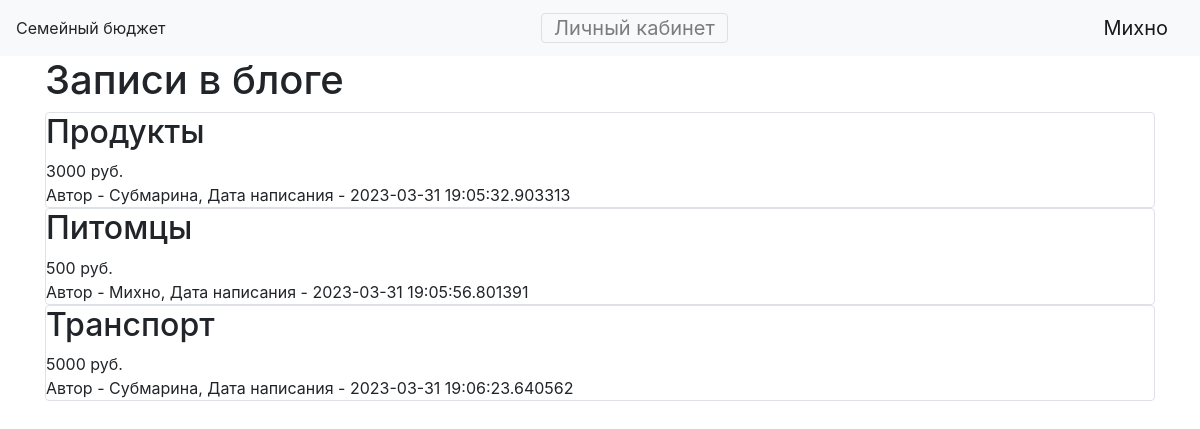
Screenshot of / (signed in) with the database file from the repository.
### data/users.py (models this page shows, shortened)
class User(SqlAlchemyBase, UserMixin):
    __tablename__ = 'users'
    id = sqlalchemy.Column(sqlalchemy.Integer,
                           primary_key=True, autoincrement=True)
    name = sqlalchemy.Column(sqlalchemy.String, nullable=True)
    email = sqlalchemy.Column(sqlalchemy.String,
                              index=True, unique=True, nullable=True)
    hashed_password = sqlalchemy.Column(sqlalchemy.String, nullable=True)
    created_date = sqlalchemy.Column(sqlalchemy.DateTime,
                                     default=datetime.datetime.now)
    expenses = orm.relationship("Expenses", back_populates='user')

### data/expenses.py (models this page shows, shortened)
class Expenses(SqlAlchemyBase):
    __tablename__ = 'expenses'
    id = sqlalchemy.Column(sqlalchemy.Integer,
                           primary_key=True, autoincrement=True)
    title = sqlalchemy.Column(sqlalchemy.String, nullable=True)
    money = sqlalchemy.Column(sqlalchemy.Integer, nullable=False)
    created_date = sqlalchemy.Column(sqlalchemy.DateTime,
                                     default=datetime.datetime.now)
    user_id = sqlalchemy.Column(sqlalchemy.Integer,
                                sqlalchemy.ForeignKey("users.id"))
    user = orm.relationship('User')

### main.py (the view)
@app.route("/")
def index():
    if current_user.is_authenticated:
        db_sess = db_session.create_session()
        expenses = db_sess.query(Expenses)
    else:
        return redirect('/login')
    return render_template("index.html", expenses=expenses)

### data/db_session.py (called while the page is built)
def create_session() -> Session:
    global __factory
    return __factory()

### main.py (called while the page is built)
@login_manager.user_loader
def load_user(user_id):
    db_sess = db_session.create_session()
    return db_sess.query(User).get(user_id)

### templates/index.html
{% extends "base.html" %}
{% block content %}
    <h1>Записи в блоге</h1>
    {% for item in expenses%}
        <div class="col-md6 border rounded">
        <h2>{{item.title}}</h2>
        <div>
            {{item.money}} руб.
        </div>
        <div>
            Автор - {{item.user.name}}, Дата написания - {{item.created_date}}
        </div>
        </div>
    {% endfor %}
{% endblock %}

### templates/base.html (shortened to what this page needs)
<!doctype html>
<html lang="en">
<head>
    <link rel="stylesheet"
          href="https://stackpath.bootstrapcdn.com/bootstrap/4.4.1/css/bootstrap.min.css"
>
</head>
<body>
<header>
    <nav class="navbar navbar-light bg-light">
        <div>Семейный бюджет</div>
        {% if current_user.is_authenticated %}
            <a class="navbar-toggler" href="/lms">Личный кабинет</a>
            <a class="navbar-brand" href="/logout">{{ current_user.name }}</a>
        {% else %}
    <div>
        <a class="btn btn-primary " href="/register">Зарегистрироваться</a>
        <a class="btn btn-success" href="/login">Войти</a>
    </div>
{% endif %}
    </nav>
</header>
<main role="main" class="container">
    {% block content %}{% endblock %}
</main>
</body>
</html>

### rows the page displays
User: name "Михно"
Expenses: title "Продукты", money "3000", user.name "Субмарина", created_date "2023-03-31 19:05:32.903313"
Expenses: title "Питомцы", money "500", user.name "Михно", created_date "2023-03-31 19:05:56.801391"
Expenses: title "Транспорт", money "5000", user.name "Субмарина", created_date "2023-03-31 19:06:23.640562"
